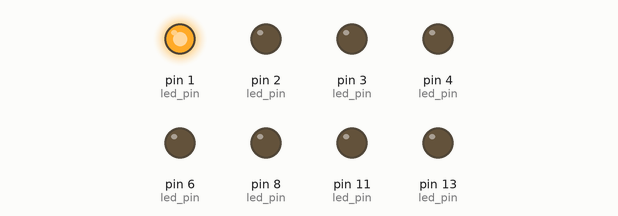
The sketch below on a simulated Arduino Uno, built with avr-gcc and run on an emulated ATmega328P. Parts: output pins drawn as LEDs (lit = HIGH).

Above: at 0.2 s.
At 1.2 s:
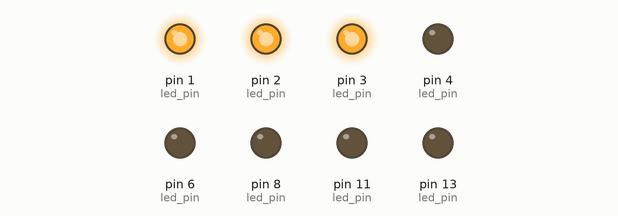
At 2.2 s:
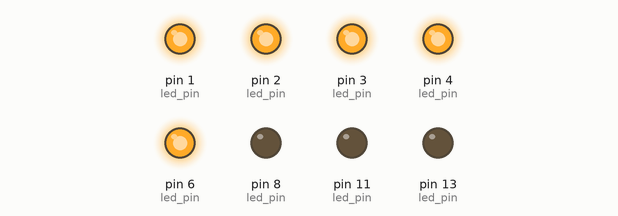
At 4.7 s:
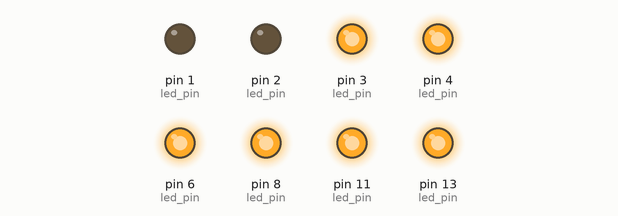
At 7.2 s:
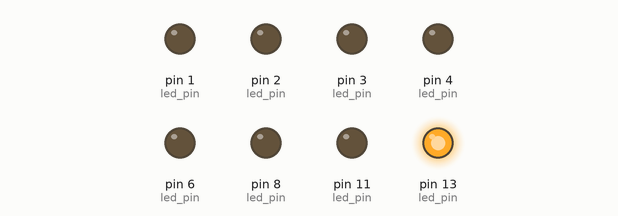
At 9.7 s:
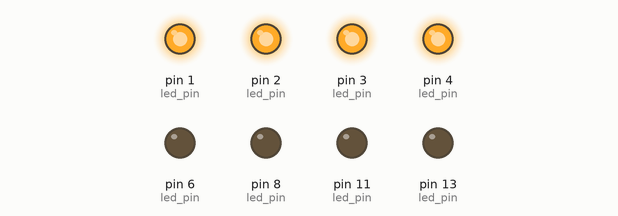
Timing chart, 0 to 10.4 s (numbered marks = the images above):
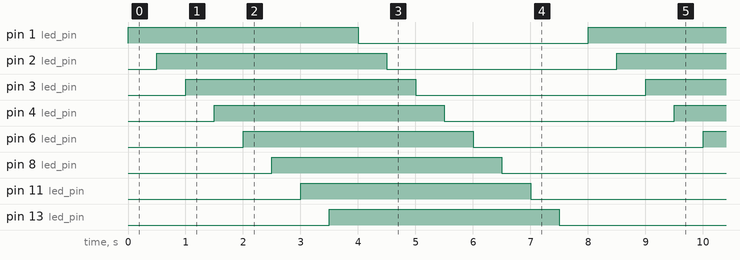

Measured:
- by itself, pin 1 (led_pin), pin 2 (led_pin), pin 3 (led_pin), pin 4 (led_pin), pin 6 (led_pin), pin 8 (led_pin), pin 11 (led_pin), pin 13 (led_pin): alternates HIGH for 4.0 s and LOW for 4.0 s
- by itself, everything shown: repeats every 8.0 s, in 16 steps

The sketch:

multiple_leds1.ino
```cpp
const int led_pin[] = {
    1,2,3,4,6,8,11,13
};

void setup() {

    for (int pins: led_pin) {
        pinMode(pins, OUTPUT);
    }

}

void loop() {

  /* test
    for (int i = 0; i < sizeof(led_pin); i++) {
        digitalWrite(led_pin[i], HIGH);
        delay(500);

        digitalWrite(led_pin[i - 1], LOW);
        delay(500);
    }
   */

    for (int pins: led_pin) {
        digitalWrite(pins, HIGH);
        delay(500);
    }

    for (int pins: led_pin) {
        digitalWrite(pins, LOW);
        delay(500);
    }

}
```
